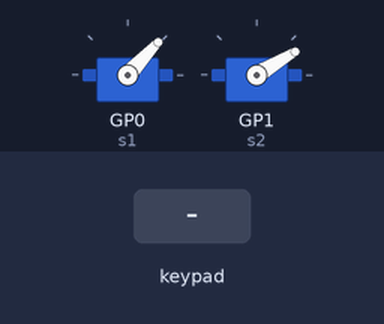
The program below on a simulated Raspberry Pi Pico running MicroPython. Parts: 2 × servo. Inputs (shaded band) come from the test bench. Servo angles are drawn from the pulse width (0.5 ms = 0°, 2.5 ms = 180°).

Above: at 1.2 s.
1.3 s: keypad keys 2 5 pressed 0.4 s apart
At 1.59 s:
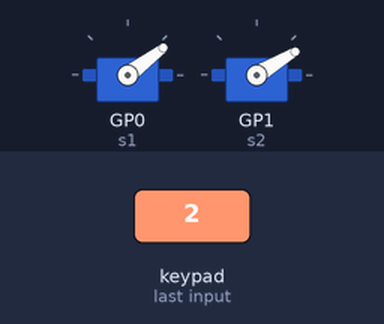
3.6 s: key '1' pressed
At 4.1 s:
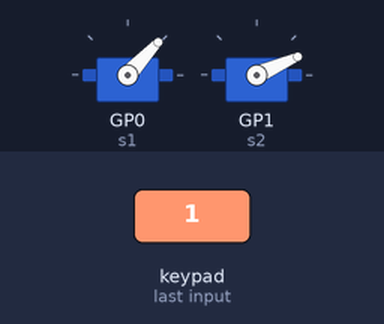
5.2 s: keypad keys 1 2 pressed 0.4 s apart
At 5.51 s:
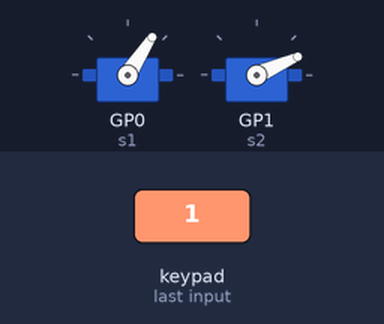
Timing chart, 0 to 8.2 s (numbered marks = the images above; inputs shaded):
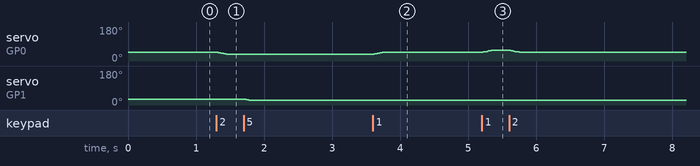

Measured:
- after the input at 1.3 s, servo on GP0 (s1): 47° → 37° at once; servo on GP1 (s2): 31° → 24° after 0.41 s
- after the input at 3.6 s, servo on GP0 (s1): 37° → 47° at once
- after the input at 5.2 s, servo on GP0 (s1): rises from 47° to 57° in 0.14 s, then falls to 47° in 0.39 s

The program:

main.py
```python
import utime
from servo import Servo
from numpad import scanKeys

s1 = Servo(0)       # Servo pin is connected to GP0
s2 = Servo(1)

def servo_Map(x, in_min, in_max, out_min, out_max):
    return (x - in_min) * (out_max - out_min) / (in_max - in_min) + out_min


def servo_Angle(servo,angle):
    if angle < 0:
        angle = 0
    if angle > 180:
        angle = 180
    servo.goto(round(servo_Map(angle,0,180,0,1024))) # Convert range value to angle value


s1_angle = 30
s2_angle = 10

while True:

    direct = scanKeys()

    if direct == 1:
        s1_angle += 1
    if direct == 2:
        s1_angle -= 1
    if direct == 4:
        s2_angle += 1
    if direct == 5:
        s2_angle -= 1

    #print(direct)

    servo_Angle(s1, s1_angle)
    servo_Angle(s2, s2_angle)

    utime.sleep(.01)
```

servo.py
```python
from machine import Pin, PWM

"""This code was adapted from https://how2electronics.com/how-to-control-servo-motor-with-raspberry-pi-pico/"""


class Servo:
    """ A simple class for controlling a 9g servo with the Raspberry Pi Pico."""


    def __init__(self, pin: int or Pin or PWM, minVal=2500, maxVal=7500):

        if isinstance(pin, int):
            pin = Pin(pin, Pin.OUT)
        if isinstance(pin, Pin):
            self.__pwm = PWM(pin)
        if isinstance(pin, PWM):
            self.__pwm = pin
        self.__pwm.freq(50)
        self.minVal = minVal
        self.maxVal = maxVal

    def deinit(self):
        self.__pwm.deinit()

    def goto(self, value: int):
        if value < 0:
            value = 0
        if value > 1024:
            value = 1024
        delta = self.maxVal-self.minVal
        target = int(self.minVal + ((value / 1024) * delta))
        self.__pwm.duty_u16(target)

    def middle(self):
        self.goto(512)

    def free(self):
        self.__pwm.duty_u16(0)
```

numpad.py
```python
from machine import Pin
import utime
import time

def scanKeys():

    # Create a map of buttons

    matrix_keys = [['1','2','3', 'A'],
                   ['4','5','6', 'B'],
                   ['7','8','9', 'C'],
                   ['*','0','#', 'D']]

    # Coordinate Rows and columns with Pin #s

    keypad_rows = [2, 3, 4, 5]
    keypad_columns = [6, 7, 8, 9]

    col_pins = []
    row_pins = []

    # Assign GPIO Pins and setup input/output
    for x in range(0,4):
        row_pins.append(Pin(keypad_rows[x],Pin.OUT))
        row_pins[x].value(1)
        col_pins.append(Pin(keypad_columns[x],Pin.IN, Pin.PULL_DOWN))
        col_pins[x].value(0)


    key_press = None
    for row in range(4):
        for col in range(4):
            row_pins[row].high()
            key = None

            if col_pins[col].value() == 1:
                key_press = int(matrix_keys[row][col])
                #print(matrix_keys[row][col])
        row_pins[row].low()

    return key_press
```
